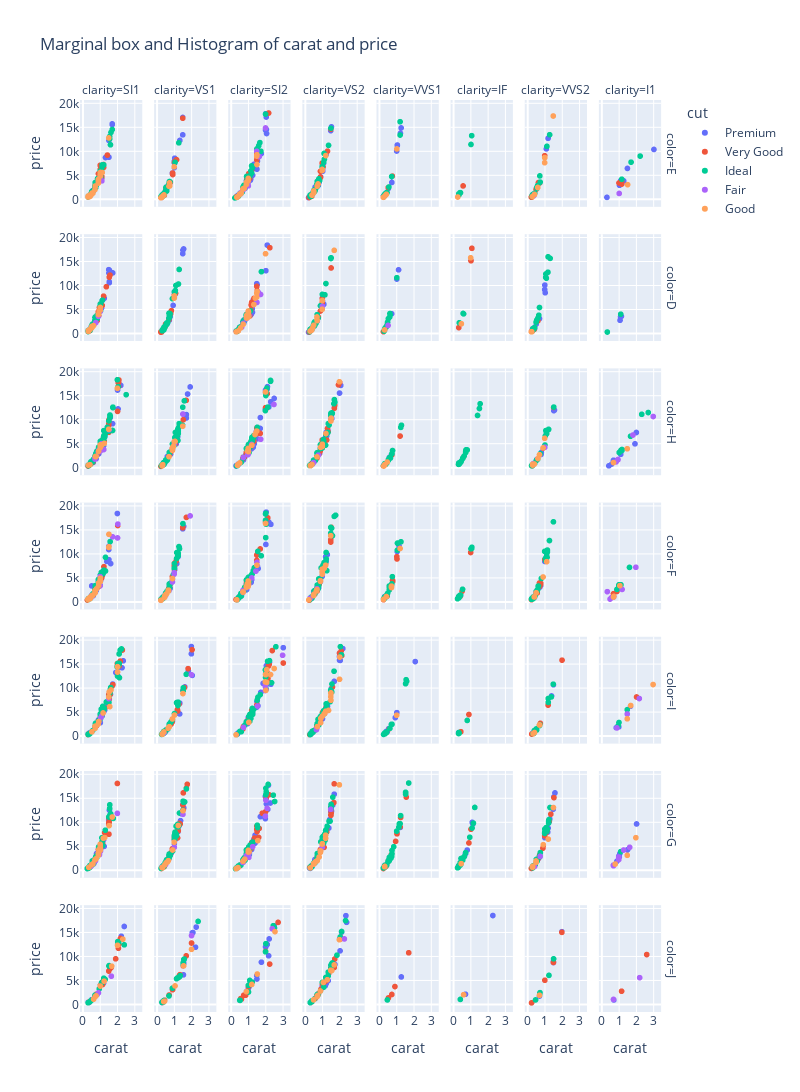

Here is the notebook cell this chart was saved with:
### Code cell
fig = px.scatter(df,x='carat',y='price',
                 marginal_x='box',
                 marginal_y='rug',
                 color='cut',
                 facet_col='clarity',
                 facet_row='color',
                 title='Marginal box and Histogram of carat and price'
                 )

fig.update_layout(height=1200,width=800)
fig.show()
